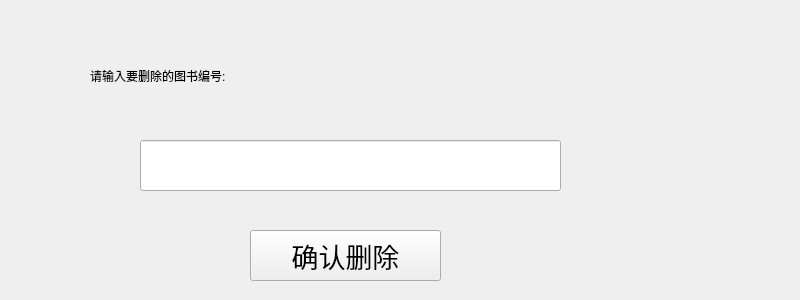
<?xml version="1.0" encoding="UTF-8"?>
<ui version="4.0">
 <class>delete_book</class>
 <widget class="QWidget" name="delete_book">
  <property name="geometry">
   <rect>
    <x>0</x>
    <y>0</y>
    <width>800</width>
    <height>300</height>
   </rect>
  </property>
  <property name="windowTitle">
   <string>删除图书</string>
  </property>
  <widget class="QLabel" name="label">
   <property name="geometry">
    <rect>
     <x>90</x>
     <y>40</y>
     <width>671</width>
     <height>71</height>
    </rect>
   </property>
   <property name="styleSheet">
    <string notr="true">font: 20pt &quot;Arial&quot;;</string>
   </property>
   <property name="text">
    <string>请输入要删除的图书编号:</string>
   </property>
  </widget>
  <widget class="QLineEdit" name="book_num">
   <property name="geometry">
    <rect>
     <x>140</x>
     <y>140</y>
     <width>421</width>
     <height>51</height>
    </rect>
   </property>
   <property name="font">
    <font>
     <family>Arial</family>
     <pointsize>20</pointsize>
    </font>
   </property>
  </widget>
  <widget class="QPushButton" name="confirm">
   <property name="geometry">
    <rect>
     <x>250</x>
     <y>230</y>
     <width>191</width>
     <height>51</height>
    </rect>
   </property>
   <property name="font">
    <font>
     <family>Arial</family>
     <pointsize>20</pointsize>
    </font>
   </property>
   <property name="text">
    <string>确认删除</string>
   </property>
  </widget>
 </widget>
 <resources/>
 <connections/>
</ui>
